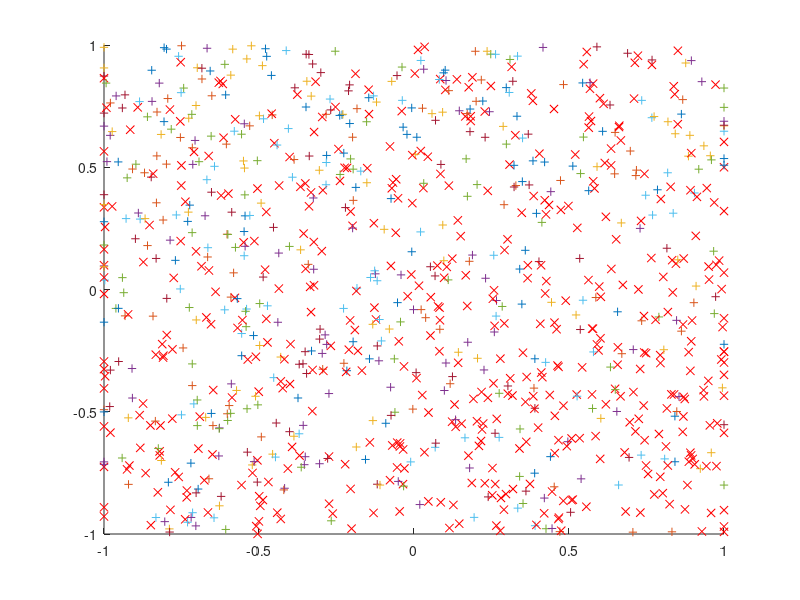
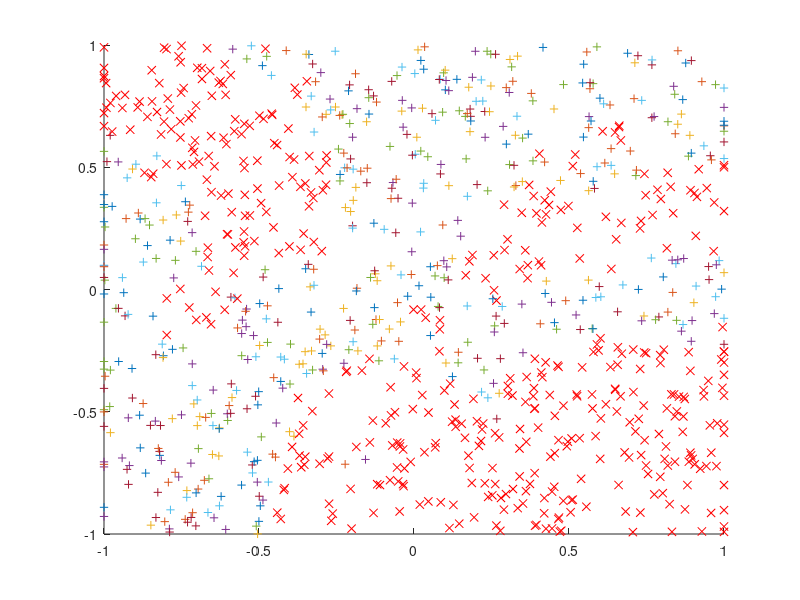
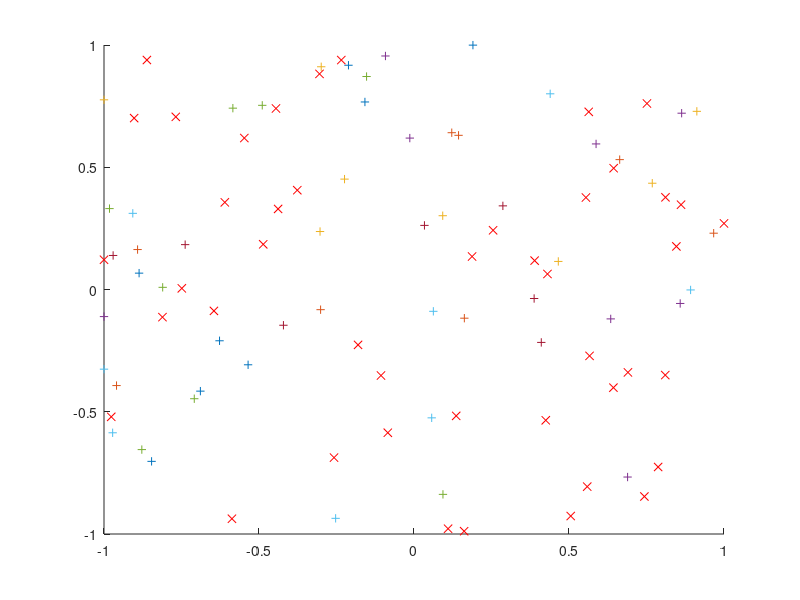

MATLAB code for these plots, in order:
clc
clear all
close all

trData = load('hw4_knn_train.dat');
x_tr = trData(:,1:2);
y_tr = trData(:,end);
Ntr = size(x_tr,1);

teData = load('hw4_knn_test.dat');

x_te = teData(:,1:2);
y_te = teData(:,end);

% x_te = x_tr;
% y_te = y_tr;

Nte = size(x_te,1);

k = 5;

h = zeros(Nte,1);
for i=1:Nte,
    y = y_tr;
    x = x_te(i,:);
    X = repmat(x,Ntr,1);
    dist = (sum((x_tr - X).^2,2));
    dist = [dist [1:Ntr]'];
    sort_dist = sortrows(dist,1);
    ind = sort_dist(1:5,2);
    citizen = y(ind);
    h(i) = sign(sum(citizen));
end

Eout = sum(h~=y_te)/Nte;


figure(1)
hold on
points = x_te;
for i=1:Nte,
    if y_te(i)>0,
        plot(points(i,1), points(i,2),'+');
    else
        plot(points(i,1), points(i,2), 'rx');
    end
end

figure(2)
hold on
points = x_te;
for i=1:Nte,
    if h(i)>0,
        plot(points(i,1), points(i,2),'+');
    else
        plot(points(i,1), points(i,2), 'rx');
    end
end

figure(3)
hold on
points = x_tr;
for i=1:Ntr,
    if y_tr(i)>0,
        plot(points(i,1), points(i,2),'+');
    else
        plot(points(i,1), points(i,2), 'rx');
    end
end